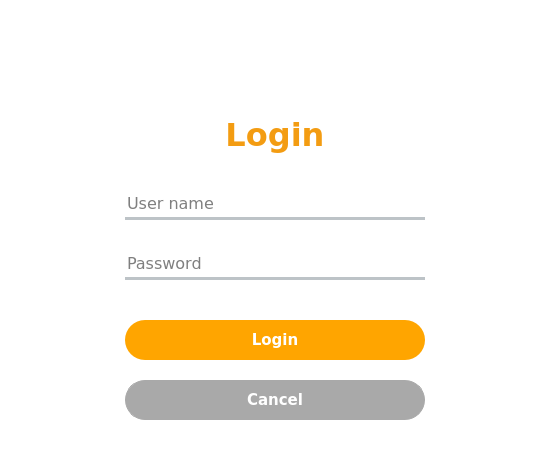
<?xml version="1.0" encoding="UTF-8"?>
<ui version="4.0">
 <class>MainWindow</class>
 <widget class="QMainWindow" name="MainWindow">
  <property name="geometry">
   <rect>
    <x>0</x>
    <y>0</y>
    <width>550</width>
    <height>450</height>
   </rect>
  </property>
  <property name="maximumSize">
   <size>
    <width>550</width>
    <height>450</height>
   </size>
  </property>
  <property name="windowTitle">
   <string>Login Screen</string>
  </property>
  <property name="windowIcon">
   <iconset>
    <normaloff>password.png</normaloff>password.png</iconset>
  </property>
  <property name="styleSheet">
   <string notr="true">background-color: rgb(255, 255, 255);</string>
  </property>
  <property name="tabShape">
   <enum>QTabWidget::Rounded</enum>
  </property>
  <widget class="QWidget" name="centralwidget">
   <widget class="QStackedWidget" name="stackedWidget">
    <property name="geometry">
     <rect>
      <x>0</x>
      <y>0</y>
      <width>550</width>
      <height>450</height>
     </rect>
    </property>
    <property name="currentIndex">
     <number>0</number>
    </property>
    <widget class="QWidget" name="page">
     <widget class="QLineEdit" name="lnEdit_pass">
      <property name="geometry">
       <rect>
        <x>125</x>
        <y>250</y>
        <width>300</width>
        <height>30</height>
       </rect>
      </property>
      <property name="font">
       <font>
        <family>Verdana</family>
        <pointsize>12</pointsize>
        <weight>50</weight>
        <bold>false</bold>
        <strikeout>false</strikeout>
        <kerning>true</kerning>
       </font>
      </property>
      <property name="styleSheet">
       <string notr="true">border: none;
border-bottom: 3px solid rgba(189, 195, 199, 255);
background-color: qradialgradient(stop:1 rgba(255, 255, 255, 0));
</string>
      </property>
      <property name="echoMode">
       <enum>QLineEdit::Password</enum>
      </property>
      <property name="placeholderText">
       <string>Password</string>
      </property>
     </widget>
     <widget class="QPushButton" name="btn_login">
      <property name="geometry">
       <rect>
        <x>125</x>
        <y>320</y>
        <width>300</width>
        <height>40</height>
       </rect>
      </property>
      <property name="font">
       <font>
        <family>Verdana</family>
        <pointsize>11</pointsize>
        <weight>75</weight>
        <bold>true</bold>
        <strikeout>false</strikeout>
        <kerning>true</kerning>
       </font>
      </property>
      <property name="styleSheet">
       <string notr="true">QPushButton#btn_login{
	background-color: rgb(255,165,0);
	color: rgb(255, 255, 255);
	border-radius: 20px;
}

QPushButton#btn_login:hover {
	background-color: rgb(255, 140, 0);
}

QPushButton#btn_login:pressed {

}
</string>
      </property>
      <property name="text">
       <string>Login</string>
      </property>
     </widget>
     <widget class="QLabel" name="lbl_passIcon">
      <property name="geometry">
       <rect>
        <x>85</x>
        <y>250</y>
        <width>30</width>
        <height>30</height>
       </rect>
      </property>
      <property name="text">
       <string/>
      </property>
      <property name="pixmap">
       <pixmap>unlock.png</pixmap>
      </property>
      <property name="scaledContents">
       <bool>true</bool>
      </property>
     </widget>
     <widget class="QLabel" name="lbl_accIcon">
      <property name="geometry">
       <rect>
        <x>85</x>
        <y>190</y>
        <width>30</width>
        <height>30</height>
       </rect>
      </property>
      <property name="text">
       <string/>
      </property>
      <property name="pixmap">
       <pixmap>account.png</pixmap>
      </property>
      <property name="scaledContents">
       <bool>true</bool>
      </property>
     </widget>
     <widget class="QPushButton" name="btn_exit">
      <property name="geometry">
       <rect>
        <x>125</x>
        <y>380</y>
        <width>300</width>
        <height>40</height>
       </rect>
      </property>
      <property name="font">
       <font>
        <family>Verdana</family>
        <pointsize>11</pointsize>
        <weight>75</weight>
        <bold>true</bold>
        <strikeout>false</strikeout>
        <kerning>true</kerning>
       </font>
      </property>
      <property name="styleSheet">
       <string notr="true">QPushButton#btn_exit{
	background-color: rgb(169,169,169);
	color: rgb(255, 255, 255);
	border: 1px solid rgba(169,169,169,255);
	border-radius: 20px;
}

QPushButton#btn_exit:hover {
	background-color: rgb(128,128,128);
}

QPushButton#btn_exit:pressed {

}
</string>
      </property>
      <property name="text">
       <string>Cancel</string>
      </property>
     </widget>
     <widget class="QLineEdit" name="lnEdit_acc">
      <property name="geometry">
       <rect>
        <x>125</x>
        <y>190</y>
        <width>300</width>
        <height>30</height>
       </rect>
      </property>
      <property name="font">
       <font>
        <family>Verdana</family>
        <pointsize>12</pointsize>
        <weight>50</weight>
        <bold>false</bold>
        <strikeout>false</strikeout>
        <kerning>true</kerning>
       </font>
      </property>
      <property name="styleSheet">
       <string notr="true">border: none;
border-bottom: 3px solid rgba(189, 195, 199, 255);
background-color: qradialgradient(stop:1 rgba(255, 255, 255, 0));

</string>
      </property>
      <property name="placeholderText">
       <string>User name</string>
      </property>
     </widget>
     <widget class="QLabel" name="lbl_image">
      <property name="geometry">
       <rect>
        <x>240</x>
        <y>20</y>
        <width>70</width>
        <height>70</height>
       </rect>
      </property>
      <property name="text">
       <string/>
      </property>
      <property name="pixmap">
       <pixmap>user.png</pixmap>
      </property>
      <property name="scaledContents">
       <bool>true</bool>
      </property>
      <property name="alignment">
       <set>Qt::AlignCenter</set>
      </property>
     </widget>
     <widget class="QLabel" name="lbl_login">
      <property name="geometry">
       <rect>
        <x>205</x>
        <y>110</y>
        <width>140</width>
        <height>50</height>
       </rect>
      </property>
      <property name="font">
       <font>
        <family>Verdana</family>
        <pointsize>24</pointsize>
        <weight>75</weight>
        <bold>true</bold>
        <strikeout>false</strikeout>
        <kerning>true</kerning>
       </font>
      </property>
      <property name="styleSheet">
       <string notr="true">color: rgb(243, 156, 18);</string>
      </property>
      <property name="text">
       <string>Login</string>
      </property>
      <property name="alignment">
       <set>Qt::AlignCenter</set>
      </property>
     </widget>
    </widget>
    <widget class="QWidget" name="page_2">
     <widget class="QLabel" name="lbl_welcome">
      <property name="geometry">
       <rect>
        <x>175</x>
        <y>150</y>
        <width>200</width>
        <height>70</height>
       </rect>
      </property>
      <property name="font">
       <font>
        <pointsize>20</pointsize>
        <weight>75</weight>
        <bold>true</bold>
       </font>
      </property>
      <property name="styleSheet">
       <string notr="true">QLabel#lbl_welcome {
	color: rgb(255,165,0);
}</string>
      </property>
      <property name="text">
       <string>Welcome!</string>
      </property>
      <property name="alignment">
       <set>Qt::AlignCenter</set>
      </property>
     </widget>
     <widget class="QPushButton" name="btn_logOut">
      <property name="geometry">
       <rect>
        <x>20</x>
        <y>410</y>
        <width>93</width>
        <height>28</height>
       </rect>
      </property>
      <property name="styleSheet">
       <string notr="true">QPushButton#btn_logOut{
	background-color: rgb(255,165,0);
	color: rgb(255, 255, 255);
	border-radius: 5px;
}

QPushButton#btn_logOut:hover {
	background-color: rgb(255, 140, 0);
}

QPushButton#btn_logOut:pressed {

}</string>
      </property>
      <property name="text">
       <string>Log out</string>
      </property>
     </widget>
    </widget>
   </widget>
  </widget>
 </widget>
 <resources/>
 <connections/>
</ui>
